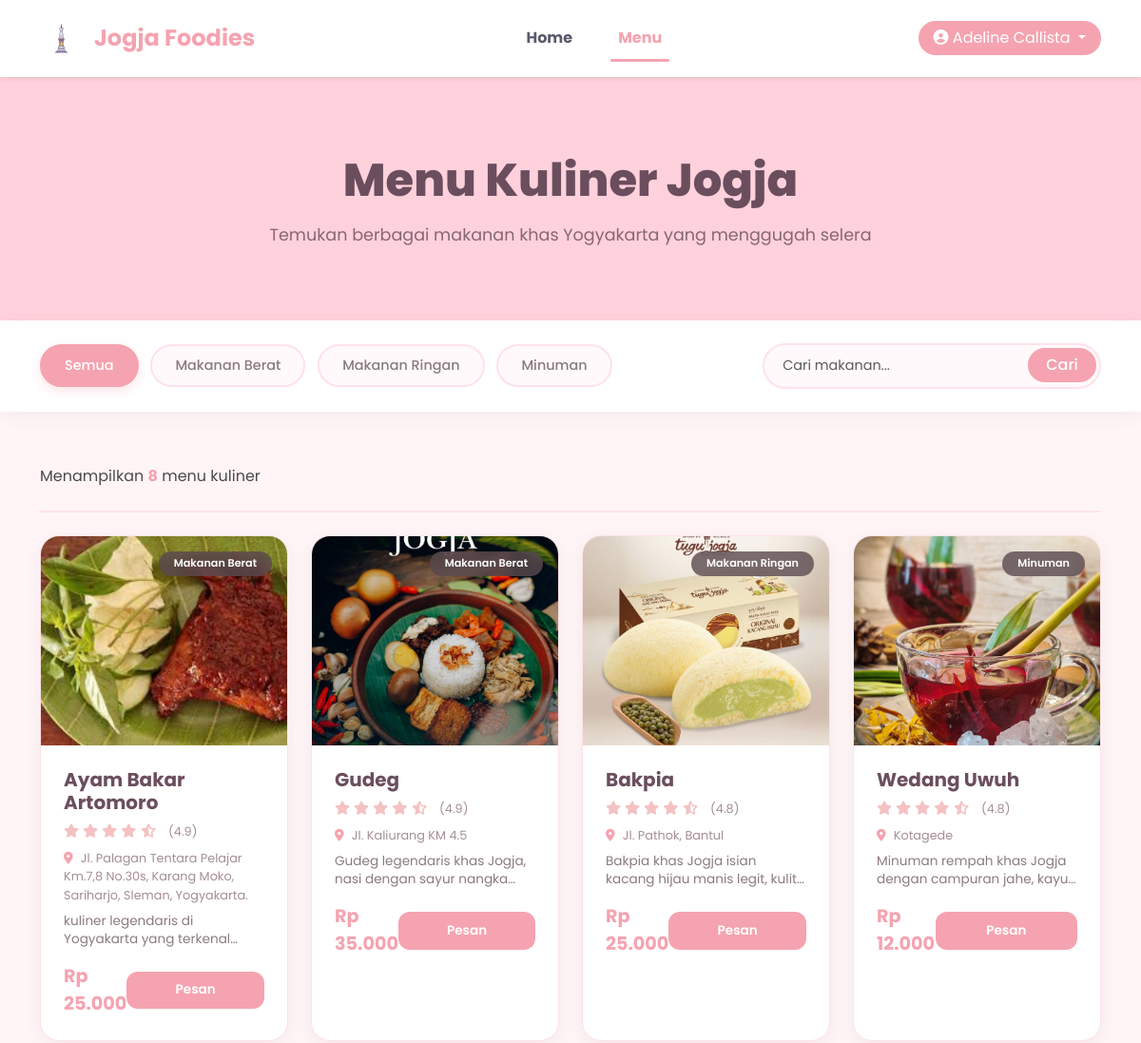
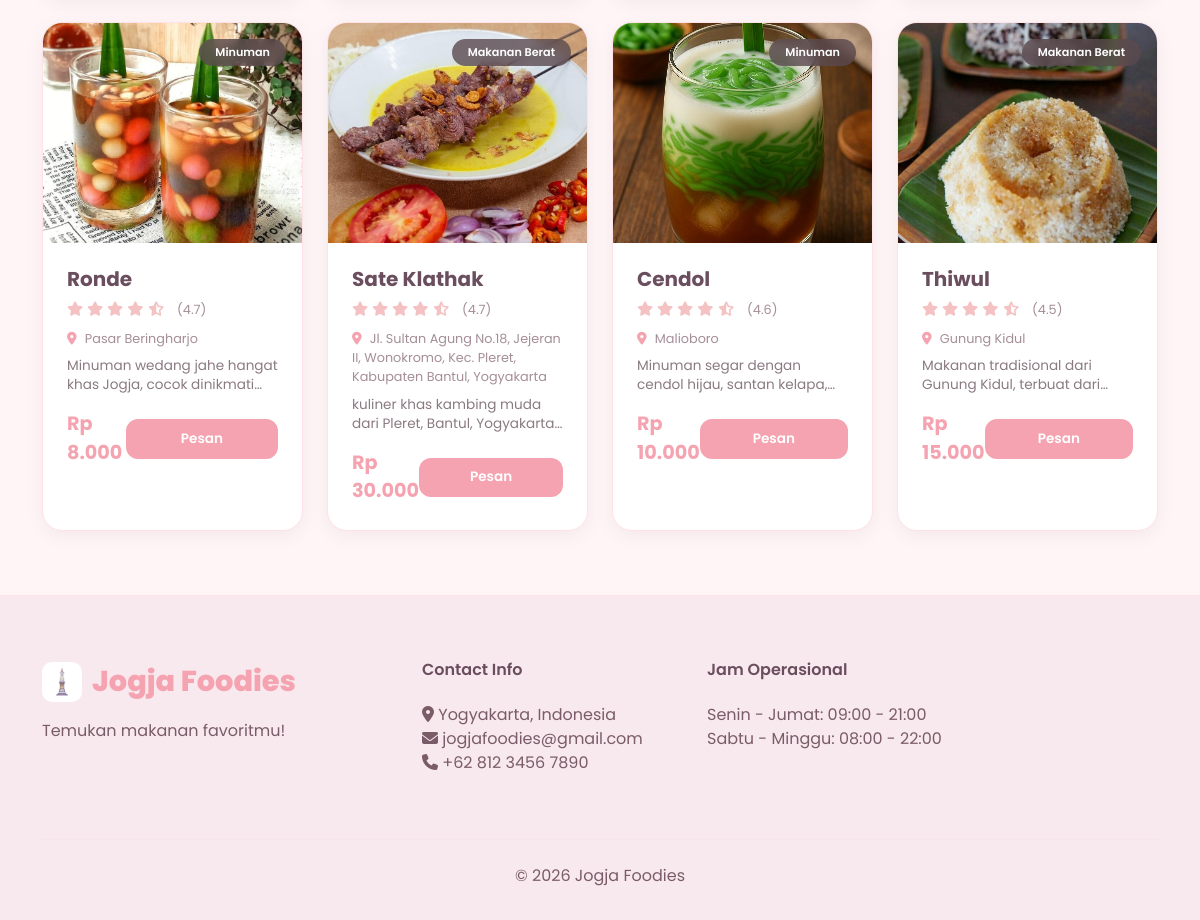
/menu.php (signed in), run on the app's committed database (2 pictures, top to bottom).
### tables this page shows
CREATE TABLE `foods` (
  `id` int(11) NOT NULL,
  `name` varchar(100) NOT NULL,
  `description` text DEFAULT NULL,
  `price` decimal(10,2) DEFAULT NULL,
  `image` varchar(255) DEFAULT NULL,
  `category` varchar(50) DEFAULT NULL,
  `location` varchar(255) DEFAULT NULL,
  `rating` decimal(2,1) DEFAULT 0.0,
  `created_at` timestamp NOT NULL DEFAULT current_timestamp()
);

### menu.php (the view, shortened to what this page needs)
<?php
require_once 'config/koneksi.php';
$category = isset($_GET['category']) && $_GET['category'] !== 'all'
    ? mysqli_real_escape_string($konek, $_GET['category'])
    : '';
$search = isset($_GET['search'])
    ? mysqli_real_escape_string($konek, $_GET['search'])
    : '';
$query = "SELECT * FROM foods WHERE 1=1";
$check_column = mysqli_query($konek, "SHOW COLUMNS FROM foods LIKE 'rating'");
if(mysqli_num_rows($check_column) > 0) {
    $query .= " ORDER BY rating DESC, name ASC";
} else {
    $query .= " ORDER BY name ASC";
}
$result = mysqli_query($konek, $query);
$foods = [];
while ($row = mysqli_fetch_assoc($result)) {
    $foods[] = $row;
}
$cat_query = "SELECT DISTINCT category FROM foods ORDER BY category";
$cat_result = mysqli_query($konek, $cat_query);
$categories = [];
while ($row = mysqli_fetch_assoc($cat_result)) {
    $categories[] = $row['category'];
}
function getFoodImage($food_name) {
    $clean_name = strtolower(str_replace(' ', '', $food_name));
    $images = [
        'gudeg' => 'assets/gudeg.jpeg',
        'bakpia' => 'assets/bakpia.jpeg',
        'cendol' => 'assets/cendol.jpeg',
        'thiwul' => 'assets/thiwul.jpeg',
        'ronde' => 'assets/ronde.jpeg',
        'sate' => 'assets/sate.jpg',
        'ayam' => 'assets/ayam.jpeg',
    ];
    foreach ($images as $keyword => $path) {
        if (strpos($clean_name, $keyword) !== false) {
            return $path;
        }
    }
    return 'assets/WedangUwuh.jpeg';
}
?>
<!DOCTYPE html>
<html lang="id">
<head>
    <link href="https://cdn.jsdelivr.net/npm/bootstrap@5.3.0/dist/css/bootstrap.min.css" rel="stylesheet">
    <link rel="stylesheet" href="https://cdnjs.cloudflare.com/ajax/libs/font-awesome/6.4.0/css/all.min.css">
    <link rel="stylesheet" href="https://cdn.jsdelivr.net/npm/bootstrap-icons@1.11.3/font/bootstrap-icons.min.css">
</head>
<body>
<nav class="navbar navbar-expand-lg navbar-light bg-white sticky-top shadow-sm">
    <div class="container">
        <a class="navbar-brand d-flex align-items-center" href="index.php">
            <img src="assets/logo.jpeg" alt="Jogja Foodies Logo">
            <span class="fw-bold fs-4" style="color: #F5A3B0;">Jogja Foodies</span>
        </a>
        <div class="collapse navbar-collapse" id="navbarNav">
            <ul class="navbar-nav mx-auto">
                <li class="nav-item">
                    <a class="nav-link fw-bold" href="index.php">Home</a>
                </li>
                <li class="nav-item">
                    <a class="nav-link fw-bold active-red" href="menu.php">Menu</a>
                </li>
            </ul>
        </div>
        <div class="d-flex align-items-center" style="gap: 10px;">
            <?php if(isset($_SESSION['user_id'])): ?>
                <div class="dropdown d-inline-block">
                    <button class="btn rounded-pill px-3 dropdown-toggle" type="button" data-bs-toggle="dropdown"
                            style="background: #F5A3B0; color: white; border: none;">
                        <i class="fas fa-user-circle"></i>
                        <?= htmlspecialchars($_SESSION['full_name'] ?? $_SESSION['username']) ?>
                    </button>
                </div>
            <?php else: ?>
                <a href="login.php" class="btn rounded-pill px-3 me-2 fw-bold" style="background: #F5A3B0; color: white; border: none;">Masuk</a>
                <a href="register.php" class="btn rounded-pill px-3 fw-bold" style="border: 2px solid #F5A3B0; color: #F5A3B0;">Daftar</a>
            <?php endif; ?>
        </div>
    </div>
</nav>
<section class="page-header">
    <div class="container">
        <h1>Menu Kuliner Jogja</h1>
        <p>Temukan berbagai makanan khas Yogyakarta yang menggugah selera</p>
    </div>
</section>
<section class="filter-section">
    <div class="container">
        <div class="row align-items-center">
            <div class="col-lg-8">
                <div class="filter-group">
                    <a href="?category=all" class="filter-btn <?= (!isset($_GET['category']) || $_GET['category'] == 'all') ? 'active' : '' ?>">Semua</a>
                    <?php foreach($categories as $cat): ?>
                        <a href="?category=<?= urlencode($cat) ?>"
                           class="filter-btn <?= ($category == $cat) ? 'active' : '' ?>">
                            <?= htmlspecialchars($cat) ?>
                        </a>
                    <?php endforeach; ?>
                </div>
            </div>
            <div class="col-lg-4">
                <form method="GET" action="">
                    <div class="search-box">
                        <input type="text" name="search" class="form-control"
                               placeholder="Cari makanan..." value="<?= htmlspecialchars($search) ?>">
                        <button type="submit">Cari</button>
                    </div>
                </form>
            </div>
        </div>
    </div>
</section>
<section class="container my-5">
    <div class="result-info">
        <p>Menampilkan <span><?= count($foods) ?></span> menu kuliner</p>
    </div>
    <div class="row g-4">
        <?php if(count($foods) > 0): ?>
            <?php foreach($foods as $food): ?>
                <div class="col-md-6 col-lg-4 col-xl-3">
                    <div class="food-card">
                        <div class="card-img-wrapper">
                            <img src="<?= getFoodImage($food['name']) ?>" alt="<?= htmlspecialchars($food['name']) ?>">
                            <span class="category-badge"><?= htmlspecialchars($food['category']) ?></span>
                        </div>
                        <div class="p-4">
                            <h5 class="fw-bold mb-2" style="color: #6B4E5E;"><?= htmlspecialchars($food['name']) ?></h5>
                            <div class="rating">
                                <?php
                                $full = floor($food['rating']);
                                $half = ($food['rating'] - $full) >= 0.5;
                                for($i = 1; $i <= 5; $i++): ?>
                                    <?php if($i <= $full): ?>
                                        <i class="fas fa-star"></i>
                                    <?php elseif($half && $i == $full + 1): ?>
                                        <i class="fas fa-star-half-alt"></i>
                                    <?php else: ?>
                                        <i class="far fa-star"></i>
                                    <?php endif; ?>
                                <?php endfor; ?>
                                <span>(<?= number_format($food['rating'], 1) ?>)</span>
                            </div>
                            <div class="location">
                                <i class="fas fa-map-marker-alt"></i> <?= htmlspecialchars($food['location']) ?>
                            </div>
                            <div class="food-description">
                                <?= htmlspecialchars(substr($food['description'] ?? '', 0, 70)) ?>...
                            </div>
                            <div class="d-flex justify-content-between align-items-center mt-3">
                                <span class="price">Rp <?= number_format($food['price'], 0, ',', '.') ?></span>
                                <a href="order.php?id=<?= $food['id'] ?>" class="btn-order">Pesan</a>
                            </div>
                        </div>
                    </div>
                </div>
            <?php endforeach; ?>
        <?php endif; ?>
    </div>
</section>
<footer>
    <div class="container">
        <div class="row">
            <div class="col-md-4 mb-4">
                <div class="footer-brand">
                    <img src="assets/logo.jpeg" alt="Jogja Foodies Logo">
                    Jogja Foodies
                </div>
                <p>Temukan makanan favoritmu!</p>
            </div>
            <div class="col-md-3 mb-4">
                <h6>Contact Info</h6>
                <ul class="list-unstyled">
                    <li><i class="fas fa-map-marker-alt"></i> Yogyakarta, Indonesia</li>
                    <li><i class="fas fa-envelope"></i> jogjafoodies@gmail.com</li>
                    <li><i class="fas fa-phone"></i> +62 812 3456 7890</li>
                </ul>
            </div>
            <div class="col-md-3 mb-4">
                <h6>Jam Operasional</h6>
                <ul class="list-unstyled">
                    <li>Senin - Jumat: 09:00 - 21:00</li>
                    <li>Sabtu - Minggu: 08:00 - 22:00</li>
                </ul>
            </div>
        </div>
        <hr class="my-4" style="border-color: rgba(245,163,176,0.2);">
        <div class="text-center">
            <p class="mb-0">&copy; 2026 Jogja Foodies</p>
        </div>
    </div>
</footer>
</body>
</html>

### menu.php (style rules this page uses)
* { margin: 0; padding: 0; box-sizing: border-box; }
body { font-family: 'Poppins', sans-serif; background: #FFF5F7; color: #4A4A4A; }
:root { --pastel-pink: #FFB7C5; --pastel-pink-dark: #F5A3B0; --pastel-mauve: #E8D1E0; --pastel-blush: #FFD1DC; --pastel-rose: #F7CAC9; --pastel-lavender: #E6E6FA; --text-soft: #5A5A6E; --white-soft: #FFF9FB; }
.navbar { background: #FFFFFF; box-shadow: 0 2px 20px rgba(0,0,0,0.04); padding: 0.8rem 0; }
.navbar-brand { font-size: 1.6rem; font-weight: 800; color: #F5A3B0 !important; display: flex; align-items: center; gap: 12px; }
.navbar-brand img { height: 45px; width: auto; border-radius: 12px; object-fit: cover; }
.nav-link { color: #5A5A6E !important; font-weight: 500; margin: 0 1rem; transition: all 0.3s; }
.nav-link.active-red { color: #F5A3B0 !important; font-weight: 600; position: relative; }
.nav-link.active-red::after { content: ''; position: absolute; bottom: -5px; left: 0; width: 100%; height: 3px; background: #F5A3B0; border-radius: 3px; }
.btn-order { display: inline-block; background: #F5A3B0; border: none; border-radius: 12px; padding: 0.6rem; color: white; font-weight: 600; transition: all 0.3s; width: 100%; text-align: center; text-decoration: none; font-size: 0.85rem; }
.page-header { background: #FFD1DC; padding: 80px 0 60px; color: #6B4E5E; text-align: center; }
.page-header h1 { font-size: 3rem; font-weight: 800; margin-bottom: 1rem; color: #6B4E5E; }
.page-header p { font-size: 1.1rem; opacity: 0.9; color: #7A5C68; }
.filter-section { background: white; padding: 1.5rem 0; box-shadow: 0 4px 20px rgba(0,0,0,0.05); position: sticky; top: 76px; z-index: 99; }
.filter-group { display: flex; flex-wrap: wrap; gap: 0.8rem; }
.filter-btn { padding: 0.6rem 1.5rem; border-radius: 50px; background: #FFF9FB; color: #8A7A82; text-decoration: none; font-weight: 500; transition: all 0.3s; border: 2px solid #FFE2E8; font-size: 0.9rem; }
.filter-btn.active { background: #F5A3B0; color: white; border-color: #F5A3B0; box-shadow: 0 4px 12px rgba(245,163,176,0.3); }
.search-box { position: relative; }
.search-box input { border-radius: 50px; padding: 0.7rem 1.2rem; border: 2px solid #FFE2E8; background: #FFF9FB; font-size: 0.9rem; width: 100%; }
.search-box button { position: absolute; right: 5px; top: 5px; background: #F5A3B0; border: none; border-radius: 50px; padding: 0.4rem 1.2rem; color: white; font-weight: 500; }
.result-info { margin: 1.5rem 0; padding: 0.5rem 0; border-bottom: 2px solid #FFE2E8; }
.result-info span { color: #F5A3B0; font-weight: 700; }
.food-card { background: white; border-radius: 20px; overflow: hidden; transition: all 0.4s; height: 100%; box-shadow: 0 5px 20px rgba(0,0,0,0.05); border: 1px solid #FFE2E8; }
.card-img-wrapper { position: relative; overflow: hidden; height: 220px; }
.card-img-wrapper img { width: 100%; height: 100%; object-fit: cover; transition: transform 0.5s; }
.category-badge { position: absolute; top: 1rem; right: 1rem; background: rgba(90,74,79,0.8); backdrop-filter: blur(5px); color: white; padding: 0.3rem 1rem; border-radius: 50px; font-size: 0.7rem; font-weight: 600; }
.rating { color: #F4C2C2; margin: 0.5rem 0; font-size: 0.9rem; }
.rating span { color: #A58E98; margin-left: 0.5rem; font-size: 0.8rem; }
.price { font-size: 1.2rem; font-weight: 700; color: #F5A3B0; }
.location { color: #A58E98; font-size: 0.8rem; margin: 0.5rem 0; }
.location i { color: #F5A3B0; margin-right: 0.3rem; }
.food-description { color: #8A7A82; font-size: 0.85rem; line-height: 1.4; margin: 0.5rem 0; display: -webkit-box; -webkit-line-clamp: 2; -webkit-box-orient: vertical; overflow: hidden; }
footer { background: #F8E9EE; color: #7A5C68; padding: 4rem 0 2rem; margin-top: 4rem; border-top: 1px solid #FFE2E8; }
.footer-brand { font-size: 1.8rem; font-weight: 800; color: #F5A3B0; margin-bottom: 1rem; display: inline-flex; align-items: center; gap: 10px; }
.footer-brand img { height: 40px; width: auto; border-radius: 10px; }
footer h6 { color: #6B4E5E; font-weight: 600; margin-bottom: 1.5rem; }

### data on the page
foods: shows a picture, category "Makanan Berat", name "Ayam Bakar Artomoro", rating "4.9", location "Jl. Palagan Tentara Pelajar Km.7,8 No.30s, Karang Moko, Sariharjo, Sleman, Yogyakarta.", description "kuliner legendaris di Yogyakarta yang…", price "25.000"
foods: shows a picture, category "Makanan Berat", name "Gudeg", rating "4.9", location "Jl. Kaliurang KM 4.5", description "Gudeg legendaris khas Jogja, nasi dengan sayur…", price "35.000"
foods: shows a picture, category "Makanan Ringan", name "Bakpia", rating "4.8", location "Jl. Pathok, Bantul", description "Bakpia khas Jogja isian kacang hijau manis legit,…", price "25.000"
foods: shows a picture, category "Minuman", name "Wedang Uwuh", rating "4.8", location "Kotagede", description "Minuman rempah khas Jogja dengan campuran jahe,…", price "12.000"
foods: shows a picture, category "Minuman", name "Ronde", rating "4.7", location "Pasar Beringharjo", description "Minuman wedang jahe hangat khas Jogja, cocok…", price "8.000"
foods: shows a picture, category "Makanan Berat", name "Sate Klathak", rating "4.7", location "Jl. Sultan Agung No.18, Jejeran II, Wonokromo, Kec. Pleret, Kabupaten Bantul, Yogyakarta", description "kuliner khas kambing muda dari Pleret, Bantul,…", price "30.000"
foods: shows a picture, category "Minuman", name "Cendol", rating "4.6", location "Malioboro", description "Minuman segar dengan cendol hijau, santan…", price "10.000"
foods: shows a picture, category "Makanan Berat", name "Thiwul", rating "4.5", location "Gunung Kidul", description "Makanan tradisional dari Gunung Kidul, terbuat…", price "15.000"

### other printed values
$_SESSION['full_name'] "Adeline Callista"
$cat "Makanan Berat"
$cat "Makanan Ringan"
$cat "Minuman"
count($foods) "8"
